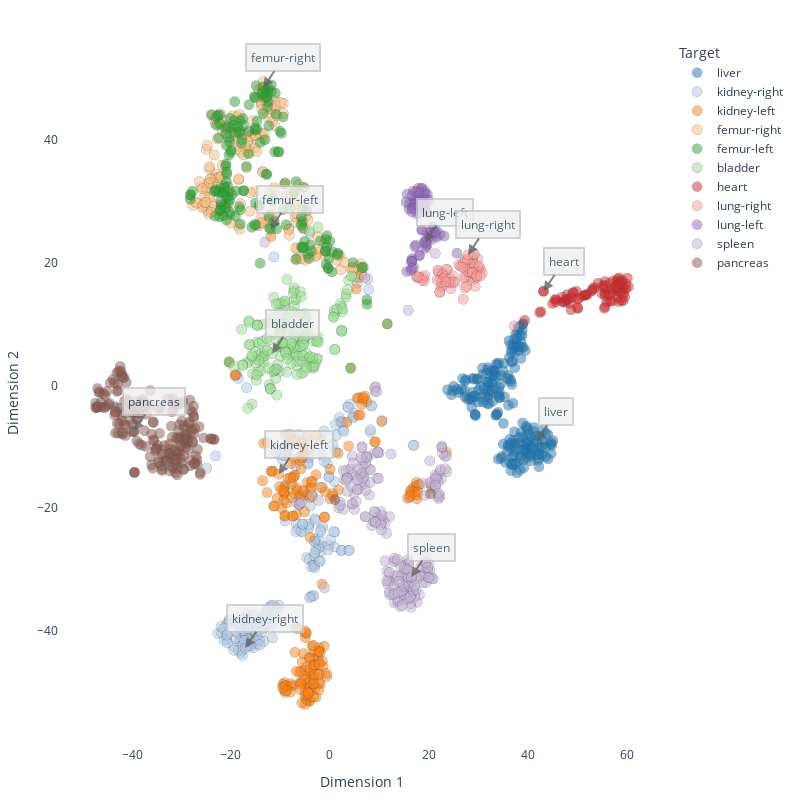

Source (notebook cell):
### Code cell
# Convert plt.cm.tab20.colors to hex
color_hex = ['#{:02x}{:02x}{:02x}'.format(int(r*255), int(g*255), int(b*255)) for r, g, b in plt.cm.tab20.colors]

# Select one point for each target label
df_annotate = df.groupby('Target').last().reset_index()

# Plot the t-SNE results using plotly express
fig = px.scatter(df, x='Dimension 1', y='Dimension 2', color='Target',
                 color_discrete_sequence=color_hex,
                 category_orders={'Target': sorted_labels})

# Add annotations for the selected points
for _, row in df_annotate.iterrows():
    fig.add_annotation(
        x=row['Dimension 1'],
        y=row['Dimension 2'],
        text=row['Target'],
        showarrow=True,
        arrowhead=2,
        arrowsize=1,
        arrowwidth=2,
        arrowcolor="#636363",
        ax=20,
        ay=-30,
        bordercolor="#c7c7c7",
        borderwidth=2,
        borderpad=4,
        bgcolor="#f0f0f0",
        opacity=0.8
    )

fig.update_traces(marker=dict(size=10, opacity=0.5, line=dict(width=0.5, color='DarkSlateGrey')))
fig.update_layout(
    plot_bgcolor='white',
    width=800, height=800,  # Increased size to accommodate annotations
    margin=dict(l=40, r=40, t=40, b=40),
    showlegend=True
)
fig.show()

### Figure 1 — Plotly figure (JSON) as saved in the notebook; plotly's stock layout.template omitted (floating-point values rounded to 4 significant figures; data arrays with more than 128 entries replaced by an {"elided": "..."} marker saying what was removed)
{"data": [{"hovertemplate": "Target=liver<br>Dimension 1=%{x}<br>Dimension 2=%{y}<extra></extra>", "legendgroup": "liver", "marker": {"color": "#1f77b4", "line": {"color": "DarkSlateGrey", "width": 0.5}, "opacity": 0.5, "size": 10, "symbol": "circle"}, "mode": "markers", "name": "liver", "showlegend": true, "type": "scattergl", "x": {"elided": "200 float values"}, "xaxis": "x", "y": {"elided": "200 float values"}, "yaxis": "y"}, {"hovertemplate": "Target=kidney-right<br>Dimension 1=%{x}<br>Dimension 2=%{y}<extra></extra>", "legendgroup": "kidney-right", "marker": {"color": "#aec7e8", "line": {"color": "DarkSlateGrey", "width": 0.5}, "opacity": 0.5, "size": 10, "symbol": "circle"}, "mode": "markers", "name": "kidney-right", "showlegend": true, "type": "scattergl", "x": {"elided": "199 float values"}, "xaxis": "x", "y": {"elided": "199 float values"}, "yaxis": "y"}, {"hovertemplate": "Target=kidney-left<br>Dimension 1=%{x}<br>Dimension 2=%{y}<extra></extra>", "legendgroup": "kidney-left", "marker": {"color": "#ff7f0e", "line": {"color": "DarkSlateGrey", "width": 0.5}, "opacity": 0.5, "size": 10, "symbol": "circle"}, "mode": "markers", "name": "kidney-left", "showlegend": true, "type": "scattergl", "x": {"elided": "198 float values"}, "xaxis": "x", "y": {"elided": "198 float values"}, "yaxis": "y"}, {"hovertemplate": "Target=femur-right<br>Dimension 1=%{x}<br>Dimension 2=%{y}<extra></extra>", "legendgroup": "femur-right", "marker": {"color": "#ffbb78", "line": {"color": "DarkSlateGrey", "width": 0.5}, "opacity": 0.5, "size": 10, "symbol": "circle"}, "mode": "markers", "name": "femur-right", "showlegend": true, "type": "scattergl", "x": {"elided": "170 float values"}, "xaxis": "x", "y": {"elided": "170 float values"}, "yaxis": "y"}, {"hovertemplate": "Target=femur-left<br>Dimension 1=%{x}<br>Dimension 2=%{y}<extra></extra>", "legendgroup": "femur-left", "marker": {"color": "#2ca02c", "line": {"color": "DarkSlateGrey", "width": 0.5}, "opacity": 0.5, "size": 10, "symbol": "circle"}, "mode": "markers", "name": "femur-left", "showlegend": true, "type": "scattergl", "x": {"elided": "173 float values"}, "xaxis": "x", "y": {"elided": "173 float values"}, "yaxis": "y"}, {"hovertemplate": "Target=bladder<br>Dimension 1=%{x}<br>Dimension 2=%{y}<extra></extra>", "legendgroup": "bladder", "marker": {"color": "#98df8a", "line": {"color": "DarkSlateGrey", "width": 0.5}, "opacity": 0.5, "size": 10, "symbol": "circle"}, "mode": "markers", "name": "bladder", "showlegend": true, "type": "scattergl", "x": {"elided": "175 float values"}, "xaxis": "x", "y": {"elided": "175 float values"}, "yaxis": "y"}, {"hovertemplate": "Target=heart<br>Dimension 1=%{x}<br>Dimension 2=%{y}<extra></extra>", "legendgroup": "heart", "marker": {"color": "#d62728", "line": {"color": "DarkSlateGrey", "width": 0.5}, "opacity": 0.5, "size": 10, "symbol": "circle"}, "mode": "markers", "name": "heart", "showlegend": true, "type": "scattergl", "x": [58.39, 47.96, 48.92, 52.07, 48.04, 53.02, 58.59, 59.11, 59.85, 56.95, 58.23, 51.51, 47.48, 45.03, 59.36, 58.18, 58.34, 45.72, 57.3, 58.77, 58.22, 55.61, 58.12, 45.54, 58.01, 51.59, 58.53, 47.78, 48.52, 47.41, 48.76, 49.81, 42.68, 58.81, 53.33, 51.78, 59.84, 58.35, 57.69, 58.94, 56.25, 55.63, 56.72, 57.08, 55.98, 55.65, 55.41, 57.23, 56.64, 55.05, 55.2, 55.46, 59.05, 50.16, 47.08, 45.65, 59.3, 58.99, 39.4, 57.6, 53.39, 55.65, 43.16, 50.06, 55.5, 52.91, 54.23, 48.04, 51.16, 46.99, 42.41, 59.43, 50.29, 59.64, 49.13, 56.65, 50.09, 60.17, 60.37, 49.2, 43.23], "xaxis": "x", "y": [13.67, 14.8, 14.32, 14.84, 14.01, 15.53, 15.33, 17.13, 15.74, 15.72, 15.34, 14.67, 13.68, 13.35, 15.88, 17.35, 16.62, 14.0, 15.3, 16.73, 15.7, 16.94, 14.38, 13.99, 16.91, 14.75, 17.53, 14.09, 13.41, 13.56, 12.31, 15.36, 12.04, 16.01, 15.79, 14.72, 16.57, 15.97, 16.15, 15.0, 14.78, 15.08, 13.75, 13.73, 13.58, 14.63, 15.9, 17.04, 16.61, 14.92, 16.18, 16.33, 16.87, 12.55, 13.62, 13.6, 13.79, 13.89, 10.62, 16.02, 15.94, 12.82, 15.35, 12.66, 12.59, 15.38, 16.65, 13.94, 14.59, 14.4, 11.88, 15.01, 14.1, 14.44, 15.09, 14.81, 14.15, 17.51, 16.1, 15.12, 15.34], "yaxis": "y"}, {"hovertemplate": "Target=lung-right<br>Dimension 1=%{x}<br>Dimension 2=%{y}<extra></extra>", "legendgroup": "lung-right", "marker": {"color": "#ff9896", "line": {"color": "DarkSlateGrey", "width": 0.5}, "opacity": 0.5, "size": 10, "symbol": "circle"}, "mode": "markers", "name": "lung-right", "showlegend": true, "type": "scattergl", "x": [22.47, 29.92, 24.82, 24.45, 30.04, 22.71, 29.26, 28.92, 30.4, 29.36, 28.91, 30.8, 29.12, 23.73, 24.51, 25.27, 17.79, 29.02, 22.23, 19.1, 28.48, 22.68, 26.05, 17.55, 22.67, 24.28, 28.46, 24.02, 28.16, 28.14, 18.89, 19.18, 29.73, 29.15, 30.15, 29.22, 24.9, 28.58, 27.28, 27.35, 27.3, 27.04, 26.44, 27.09, 28.27, 27.82, 27.34, 26.96, 27.79, 28.9, 28.81, 29.39, 29.73, 22.74, 22.61, 29.72, 27.69, 37.3, 22.24, 18.05, 21.92, 22.83, 18.66, 23.2, 22.23, 21.86, 30.38, 23.43, 23.53, 17.59, 26.81, 21.68, 27.92], "xaxis": "x", "y": [16.16, 20.64, 17.91, 16.7, 18.89, 18.06, 19.02, 20.11, 19.02, 17.46, 20.85, 18.31, 18.71, 18.86, 15.77, 16.8, 17.54, 21.3, 17.33, 17.02, 19.65, 16.83, 19.66, 17.77, 16.09, 17.36, 19.19, 16.8, 17.82, 19.01, 17.55, 17.92, 18.56, 19.74, 19.44, 21.43, 16.85, 17.1, 19.32, 17.57, 15.88, 17.58, 19.43, 20.11, 18.47, 18.58, 20.51, 14.04, 20.46, 18.3, 18.43, 16.13, 17.63, 18.2, 18.27, 17.87, 16.17, 9.709, 15.18, 17.68, 18.59, 18.07, 17.14, 17.68, 15.26, 18.77, 17.85, 16.89, 18.92, 17.76, 19.27, 17.17, 21.27], "yaxis": "y"}, {"hovertemplate": "Target=lung-left<br>Dimension 1=%{x}<br>Dimension 2=%{y}<extra></extra>", "legendgroup": "lung-left", "marker": {"color": "#9467bd", "line": {"color": "DarkSlateGrey", "width": 0.5}, "opacity": 0.5, "size": 10, "symbol": "circle"}, "mode": "markers", "name": "lung-left", "showlegend": true, "type": "scattergl", "x": [19.04, 16.02, 18.48, 20.1, 16.85, 16.62, 19.24, 16.38, 18.85, 20.34, 18.82, 21.06, 18.09, 18.64, 20.6, 20.86, 19.64, 18.51, 17.92, 16.94, 17.65, 16.06, 15.64, 18.12, 19.31, 19.09, 19.49, 21.64, 22.33, 20.71, 17.91, 16.74, 25.68, 16.62, 17.82, 17.37, 18.34, 17.79, 16.5, 17.45, 16.57, 17.09, 17.11, 15.41, 16.69, 16.99, 19.44, 17.64, 16.58, 19.72, 20.03, 19.51, 15.57, 19.59, 19.67, 18.6, 16.51, 17.35, 18.49, 19.15, 19.31, 18.14, 23.1, 18.61, 21.48, 21.22, 19.39, 18.68, 16.6, 17.18, 17.78, 17.99, 19.28], "xaxis": "x", "y": [30.87, 28.74, 30.82, 24.33, 31.65, 20.35, 31.63, 18.75, 30.38, 24.32, 29.56, 25.48, 21.15, 32.16, 25.26, 25.79, 24.8, 32.06, 29.18, 19.25, 29.41, 29.58, 31.17, 28.84, 28.49, 23.3, 22.68, 24.18, 24.6, 23.86, 32.12, 29.82, 21.55, 20.67, 30.88, 30.23, 28.07, 30.14, 20.26, 31.58, 30.9, 29.69, 29.49, 29.89, 28.87, 28.78, 29.34, 27.96, 28.31, 31.12, 30.16, 29.83, 18.56, 28.18, 23.03, 25.35, 20.16, 22.87, 30.04, 31.22, 22.36, 21.24, 24.36, 25.35, 25.21, 24.83, 23.67, 29.28, 19.07, 22.62, 29.34, 31.42, 23.33], "yaxis": "y"}, {"hovertemplate": "Target=spleen<br>Dimension 1=%{x}<br>Dimension 2=%{y}<extra></extra>", "legendgroup": "spleen", "marker": {"color": "#c5b0d5", "line": {"color": "DarkSlateGrey", "width": 0.5}, "opacity": 0.5, "size": 10, "symbol": "circle"}, "mode": "markers", "name": "spleen", "showlegend": true, "type": "scattergl", "x": {"elided": "200 float values"}, "xaxis": "x", "y": {"elided": "200 float values"}, "yaxis": "y"}, {"hovertemplate": "Target=pancreas<br>Dimension 1=%{x}<br>Dimension 2=%{y}<extra></extra>", "legendgroup": "pancreas", "marker": {"color": "#8c564b", "line": {"color": "DarkSlateGrey", "width": 0.5}, "opacity": 0.5, "size": 10, "symbol": "circle"}, "mode": "markers", "name": "pancreas", "showlegend": true, "type": "scattergl", "x": {"elided": "200 float values"}, "xaxis": "x", "y": {"elided": "200 float values"}, "yaxis": "y"}], "layout": {"annotations": [{"arrowcolor": "#636363", "arrowhead": 2, "arrowsize": 1, "arrowwidth": 2, "ax": 20, "ay": -30, "bgcolor": "#f0f0f0", "bordercolor": "#c7c7c7", "borderpad": 4, "borderwidth": 2, "opacity": 0.8, "showarrow": true, "text": "bladder", "x": -11.67, "y": 5.185}, {"arrowcolor": "#636363", "arrowhead": 2, "arrowsize": 1, "arrowwidth": 2, "ax": 20, "ay": -30, "bgcolor": "#f0f0f0", "bordercolor": "#c7c7c7", "borderpad": 4, "borderwidth": 2, "opacity": 0.8, "showarrow": true, "text": "femur-left", "x": -12.03, "y": 25.45}, {"arrowcolor": "#636363", "arrowhead": 2, "arrowsize": 1, "arrowwidth": 2, "ax": 20, "ay": -30, "bgcolor": "#f0f0f0", "bordercolor": "#c7c7c7", "borderpad": 4, "borderwidth": 2, "opacity": 0.8, "showarrow": true, "text": "femur-right", "x": -13.47, "y": 48.5}, {"arrowcolor": "#636363", "arrowhead": 2, "arrowsize": 1, "arrowwidth": 2, "ax": 20, "ay": -30, "bgcolor": "#f0f0f0", "bordercolor": "#c7c7c7", "borderpad": 4, "borderwidth": 2, "opacity": 0.8, "showarrow": true, "text": "heart", "x": 43.23, "y": 15.34}, {"arrowcolor": "#636363", "arrowhead": 2, "arrowsize": 1, "arrowwidth": 2, "ax": 20, "ay": -30, "bgcolor": "#f0f0f0", "bordercolor": "#c7c7c7", "borderpad": 4, "borderwidth": 2, "opacity": 0.8, "showarrow": true, "text": "kidney-left", "x": -10.36, "y": -14.48}, {"arrowcolor": "#636363", "arrowhead": 2, "arrowsize": 1, "arrowwidth": 2, "ax": 20, "ay": -30, "bgcolor": "#f0f0f0", "bordercolor": "#c7c7c7", "borderpad": 4, "borderwidth": 2, "opacity": 0.8, "showarrow": true, "text": "kidney-right", "x": -17.12, "y": -42.81}, {"arrowcolor": "#636363", "arrowhead": 2, "arrowsize": 1, "arrowwidth": 2, "ax": 20, "ay": -30, "bgcolor": "#f0f0f0", "bordercolor": "#c7c7c7", "borderpad": 4, "borderwidth": 2, "opacity": 0.8, "showarrow": true, "text": "liver", "x": 41.73, "y": -9.173}, {"arrowcolor": "#636363", "arrowhead": 2, "arrowsize": 1, "arrowwidth": 2, "ax": 20, "ay": -30, "bgcolor": "#f0f0f0", "bordercolor": "#c7c7c7", "borderpad": 4, "borderwidth": 2, "opacity": 0.8, "showarrow": true, "text": "lung-left", "x": 19.28, "y": 23.33}, {"arrowcolor": "#636363", "arrowhead": 2, "arrowsize": 1, "arrowwidth": 2, "ax": 20, "ay": -30, "bgcolor": "#f0f0f0", "bordercolor": "#c7c7c7", "borderpad": 4, "borderwidth": 2, "opacity": 0.8, "showarrow": true, "text": "lung-right", "x": 27.92, "y": 21.27}, {"arrowcolor": "#636363", "arrowhead": 2, "arrowsize": 1, "arrowwidth": 2, "ax": 20, "ay": -30, "bgcolor": "#f0f0f0", "bordercolor": "#c7c7c7", "borderpad": 4, "borderwidth": 2, "opacity": 0.8, "showarrow": true, "text": "pancreas", "x": -39.59, "y": -7.43}, {"arrowcolor": "#636363", "arrowhead": 2, "arrowsize": 1, "arrowwidth": 2, "ax": 20, "ay": -30, "bgcolor": "#f0f0f0", "bordercolor": "#c7c7c7", "borderpad": 4, "borderwidth": 2, "opacity": 0.8, "showarrow": true, "text": "spleen", "x": 16.46, "y": -31.22}], "height": 800, "legend": {"title": {"text": "Target"}, "tracegroupgap": 0}, "margin": {"b": 40, "l": 40, "r": 40, "t": 40}, "plot_bgcolor": "white", "showlegend": true, "width": 800, "xaxis": {"anchor": "y", "domain": [0, 1], "title": {"text": "Dimension 1"}}, "yaxis": {"anchor": "x", "domain": [0, 1], "title": {"text": "Dimension 2"}}}}
